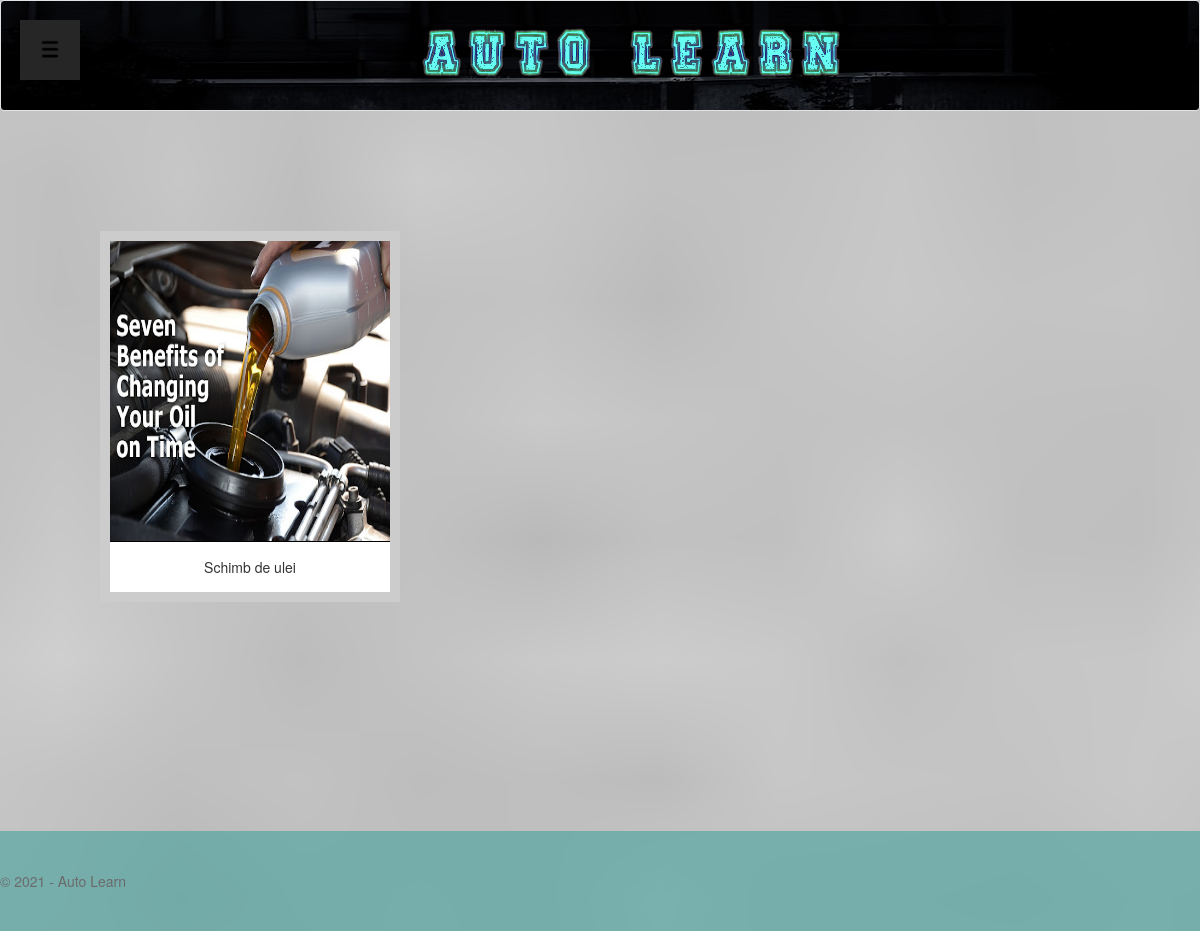
The app's page /php/viewCourses.php (signed in) with its own data.
### tables this page shows
CREATE TABLE `courses` (
  `course_id` varchar(255) NOT NULL,
  `title` varchar(255) NOT NULL,
  `image` varchar(255) NOT NULL
);

### php/viewCourses.php (the view, shortened to what this page needs)
<?php
if(!isset($_SESSION['admin_id'])) {
    if(!isset($_SESSION['user_id']))
        header("location: ../index.php");
    include("../include/inHeaderUser.php");
}
else{
    include("../include/inHeaderAdmin.php");
}
    echo "<link rel='stylesheet' type='text/css' href='../css/admin.css'>";
global $conn;
$selectCourses = $conn->prepare("select * from courses");
$selectCourses ->execute();
echo "<div class='content'>";
while($course = $selectCourses->fetch()){
    echo "<div class='gallery'>
            <a href='viewCourse.php?course_id=" . $course["course_id"] . "'>
                <img src='" . $course["image"] . "' width='600' height='400'></a>
                <div class='desc'> " . $course["title"] . " </div></div>";
}
echo "</div>";
include("../include/footer.php");
?>

### css/index.css (style rules this page uses)
html body { height: 100%; }
body.logged { overflow-x: hidden; -webkit-background-size: cover; -moz-background-size: cover; -o-background-size: cover; background-size: cover; }
.content { min-height: 100%; margin-bottom: -100px; padding: 20px; }

### css/admin.css (style rules this page uses)
* { box-sizing: border-box; }
html,body { height: 100%; margin: 0; }
body { background-image: url("../images/fundalAdmin.jpg"); }
body.logged { overflow-x: hidden; -webkit-background-size: cover; -moz-background-size: cover; -o-background-size: cover; background-size: cover; }
div.gallery { margin: 80px; border: 10px solid #ccc; float: left; width: 300px; }
div.gallery img { width: 100%; height: 300px; }
div.desc { padding: 15px; text-align: center; border-top: 1px solid black; background-color: white; }

### records on screen
courses: image (picture), title "Schimb de ulei"
